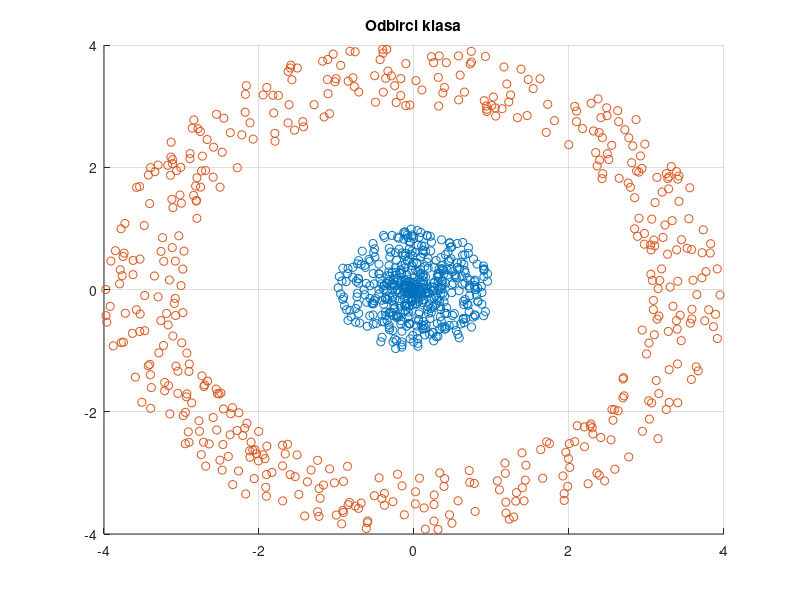
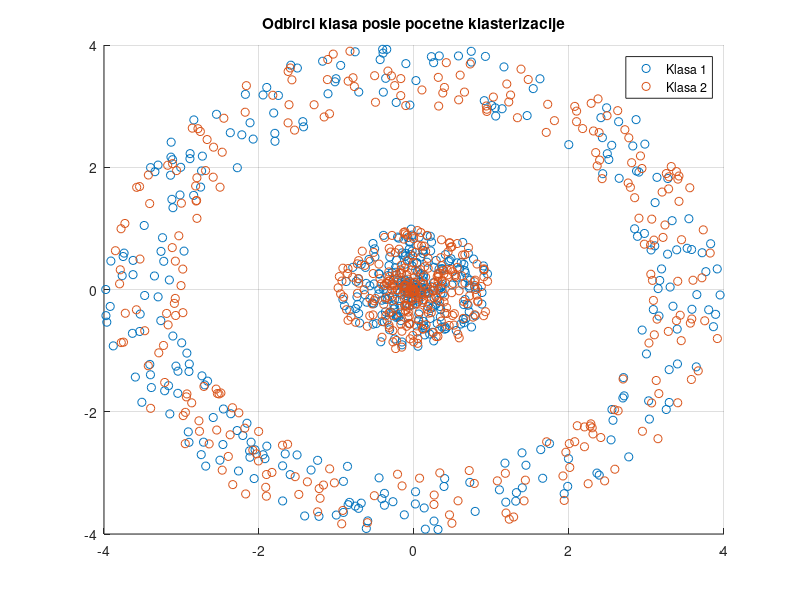

Source code (MATLAB) for these figures, in order: (Note: this script raises an error after producing the figures.)
%% Task 4.3 - Quadratic decomposition method
clear;
close all;
clc;

%% Generating samples

N = 500;
 
R1 = rand(1,N);
F1 = rand(1,N)*2*pi;
Y1 = [R1.*cos(F1); R1.*sin(F1)];

R2 = 3 + rand(1,N);
F2 = rand(1,N)*2*pi;
Y2 = [R2.*cos(F2); R2.*sin(F2)];

figure
hold all
scatter(Y1(1, :), Y1(2, :), 'r*')
scatter(Y2(1, :), Y2(2, :), 'b*')
title('Odbirci klasa')
grid on
hold off

%% Initial clustering

pom = rand(1, 2*N);
Y = [Y1 Y2];
Y1_start = [];
Y2_start = [];

for i=1:2*N
   if pom(i)<0.5
       Y1_start = [Y1_start Y(:, i)];
   else
       Y2_start = [Y2_start Y(:, i)];
   end
end

figure
hold all
scatter(Y1_start(1, :), Y1_start(2, :), 'r*')
scatter(Y2_start(1, :), Y2_start(2, :), 'b*')
legend('Klasa 1','Klasa 2');
title('Odbirci klasa posle pocetne klasterizacije')
grid on
hold off

%% Quadratic decomposition method

[Y1_decomp, Y2_decomp, l] = sq_decomp(Y1_start, Y2_start);

%% Dependence of the algorithm on initial clustering

pom = rand(1, 2*N);
Y = [Y1 Y2];
Y1_start1 = [];
Y2_start1 = [];
tr = linspace(0.2, 0.8, 10);
l = [];

for j=1:length(tr)
    for i=1:2*N
       if pom(i)<tr(j)
           Y1_start1 = [Y1_start1 Y(:, i)];
       else
           Y2_start1 = [Y2_start1 Y(:, i)];
       end
    end
    [Y1_decomp_i, Y2_decomp_i, l_i] = sq_decomp(Y1_start1, Y2_start1);
    l = [l l_i];
end

%% Mean number of iterations

l_mean = mean(l);
text = ['Srednji broj potrebnih iteracija: ', num2str(l_mean)];
disp(text);
